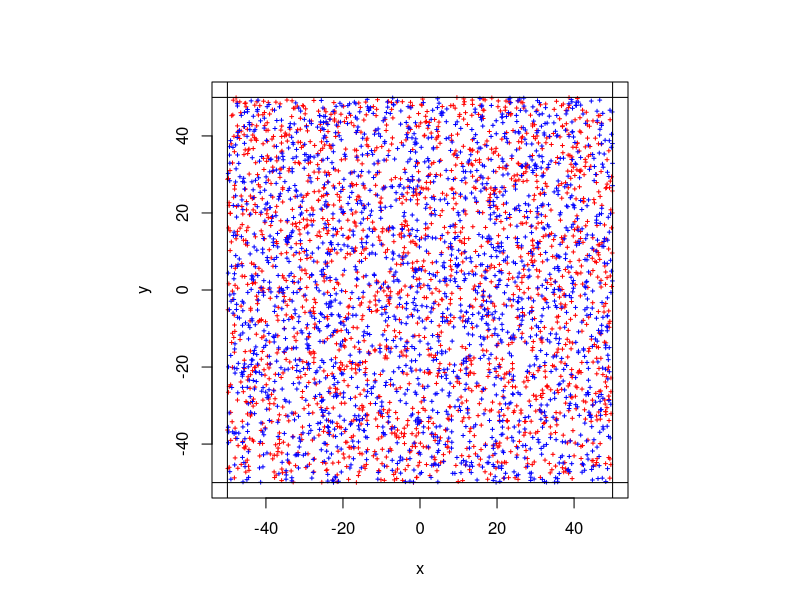

Reproduce this figure in R. (Note: a time limit stopped this script after it produced the figure.)
## ---- chunk 1
knitr::opts_chunk$set(echo = TRUE)
## ---- chunk 2
show_particles <- function(x, q, V){
  l <- V**(1/2)
  # dev.new(width = 550, height = 550, unit = "px")
  par(pty="s")
  plot(NA, xlim=c(-l/2, l/2), ylim=c(-l/2,l/2), xlab='x', ylab='y', asp=1)
  
  ipos <- which(q==+1)
  posParticles <- x[ipos,]
  # points(x=posParticles[,1],y=posParticles[,2], col='red' )
  arrows(x0=posParticles[,1]-0.5,
         y0=posParticles[,2],
         x1=posParticles[,1]+0.5,
         y1=posParticles[,2], 
         length=0.01, angle=90, code=0, col='red')
  arrows(x0=posParticles[,1],
         y0=posParticles[,2]-0.5,
         x1=posParticles[,1],
         y1=posParticles[,2]+0.5, 
         length=0.01, angle=90, code=0, col='red')
  
  ineg <- which(q==-1)
  negParticles <- x[ineg,]
  # points(x=negParticles[,1],y=negParticles[,2], col='blue')
  arrows(x0=negParticles[,1]-0.5,
         y0=negParticles[,2],
         x1=negParticles[,1]+0.5,
         y1=negParticles[,2], 
         length=0.01, angle=90, code=0, col='blue')
  arrows(x0=negParticles[,1],
         y0=negParticles[,2]-0.5,
         x1=negParticles[,1],
         y1=negParticles[,2]+0.5, 
         length=0.01, angle=90, code=0, col='blue')
  
  
  abline(h = -l/2)
  abline(h = +l/2)
  abline(v = -l/2)
  abline(v = +l/2)
}
## ---- chunk 3
# Returns a candidate where the k-th particle was varied.
g <- function(x, k, V, sigma = 1) {
  if (length(x[1,])!=2) print("g is not defined for d!=2")
  
  r <- rnorm(1, mean=0, sd=sigma)
  phi <- runif(1, min=0, max=1)
  pi_const <- 3.14159265359
  
  x[k,] <- x[k,] + c(cos(phi*pi_const), sin(phi*pi_const)) * r
  
  a <- x[k,1]
  b <- x[k,2]
  
  l <- V**(1/2)
  a <- a + l/2
  if (a < 0) a <- a + l
  if (a > l) a <- a - l
  a <- a - l/2
  b <- b + l/2
  if (b < 0) b <- b + l
  if (b > l) b <- b - l
  b <- b - l/2
  x[k,1] <- a
  x[k,2] <- b
  
  return(x)
}

# Returns the target distribution probability up to a normalization factor
pi <- function(x, q, t) {
  n <- length(q)     # Number of particles
  d <- length(x[1,]) # Dimensions
  
  a <- 0 # Coulomb part
  b <- 0 # Hard shell part
  for (i in c(1:(n-1))) {
    for (j in c((i+1):n)) {
      a <- a + q[i] * q[j] / sqrt(sum((x[i,] - x[j,])**2))
      b <- b + 1 / (sqrt(sum((x[i,] - x[j,])**2)))**8
    }
  }
  return(exp(-1/t*(a + b)))
}

pi_quot <- function(y, x, q, k, t) {
  n <- length(q)     # Number of particles
  d <- length(x[1,]) # Dimensions
  
  a <- 0 # Coulomb part
  b <- 0 # Hard shell part
  for (j in c(1:n)[-k]) {
    a <- a + q[k] * q[j] / sqrt(sum((y[k,] - y[j,])**2))
    a <- a - q[k] * q[j] / sqrt(sum((x[k,] - x[j,])**2))
    b <- b + 1 / sum((y[k,] - y[j,])**2)**4
    b <- b - 1 / sum((x[k,] - x[j,])**2)**4
  }
  return(exp(-1/t*(a + b)))
}
## ---- chunk 4
random_walk <- function(N, nPart, vol, t, X0, q) {
  sigma <- 3    # Stepwidth
  
  # Create array for N phasespace points of nPart particles in d dimensions.
  X <- array(data = NA, dim = c(N, nPart, d))
  X[1,,] <- X0
  
  # Execute Markov Chain to make new samples:
  accept_rate <- 0
  for (n in c(2:N)) {
    # Generate Y_n
    k <- sample(c(1:nPart), 1)
    y <- g(X[(n-1),,], k, vol, sigma)
    # Set X_n
    if (runif(1) < pi_quot(y, X[(n-1),,], q, k, t)) {
      X[n,,] <- y
      accept_rate <- accept_rate + 1
    } else {
      X[n,,] <- X[(n-1),,]
    }
  }
  print(accept_rate/N*100.)
  return(X)
}
## ---- chunk 5
d     <- 2    # Number of dimensions
particleDensity <- 0.4
vol   <- 1e4  # Volume of space
N     <- 5e3  # Number of iterations
t     <- 1    # Temperature of heat bath
nPart <- ceiling(vol * particleDensity)  # Number of particles

# Start configuration is chosen uniform randomly in the centered cuboid with volume vol.
X0 <- array(data = runif(nPart*d, min=-vol**(1/d)/2, max=vol**(1/d)/2), dim = c(nPart, d))
# q  <- sample(c(-1,+1), size=nPart, replace=TRUE)
q <- c(rep(+1,ceiling(nPart/2)),rep(-1,floor(nPart/2)))
cat("Number of {positive, negative} particles: {", length(which(q==+1)), ",", length(which(q==-1)),"}\n")

# Show initial distribution
show_particles(X0, q, vol)

X <- random_walk(N, nPart, vol, t, X0, q)

show_particles(X[N,,],q, vol)
## ---- chunk 6
idx <- !is.na(hist_minDists)
plot(x=c(1:N)[idx] ,y=hist_minDists[idx], type='b', log='y', ylim=c(0.01,2))
